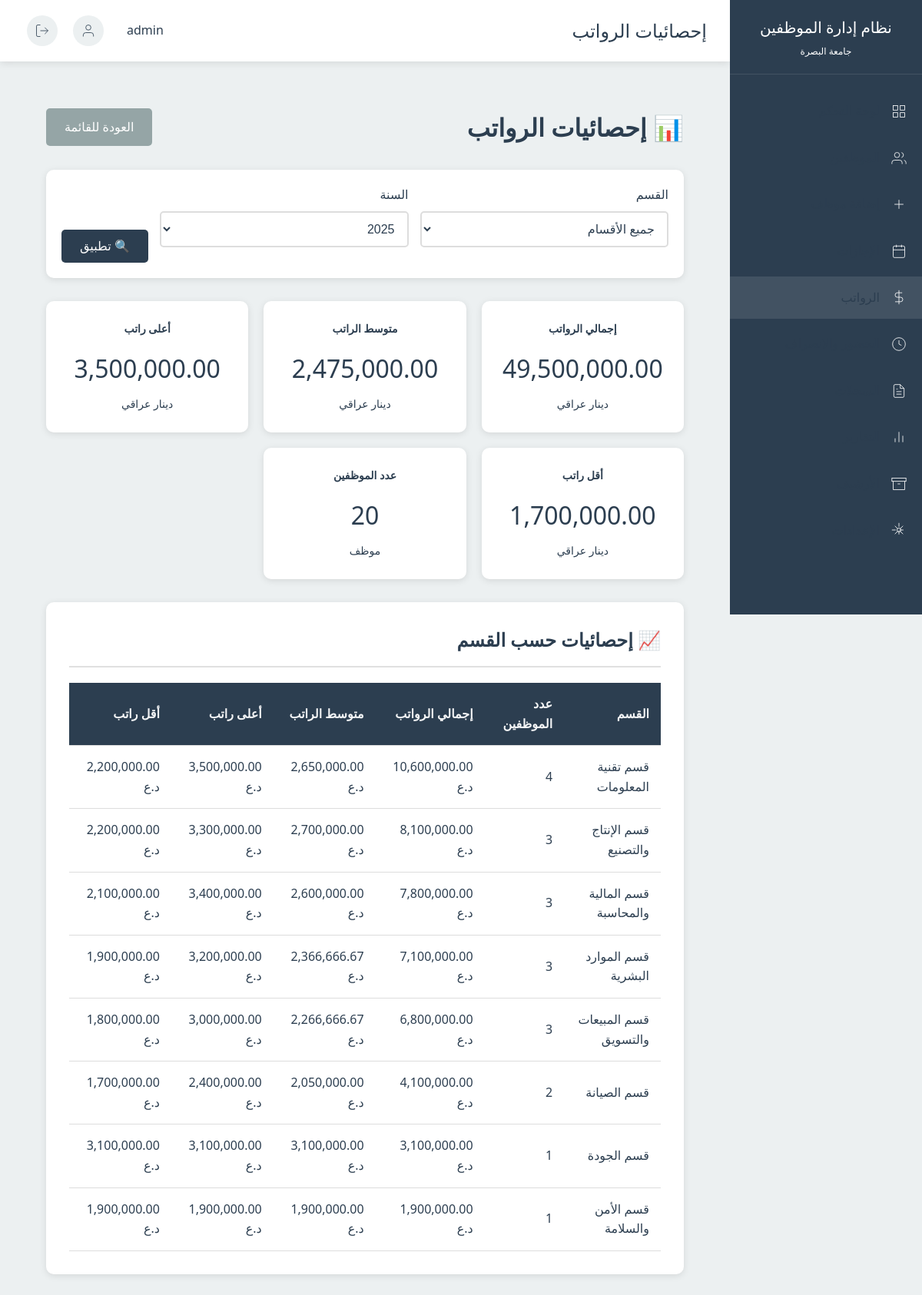
Page /admin/salaries/statistics.php (signed in) on the committed database.
### tables this page shows
CREATE TABLE IF NOT EXISTS departments (
    id INT AUTO_INCREMENT PRIMARY KEY,
    name VARCHAR(100) NOT NULL UNIQUE,
    description TEXT,
    created_at TIMESTAMP DEFAULT CURRENT_TIMESTAMP,
    updated_at TIMESTAMP DEFAULT CURRENT_TIMESTAMP ON UPDATE CURRENT_TIMESTAMP
);

### includes/functions.php (called while the page is built, shortened)
<?php
function getSalaryStatistics($department_id = null) {
    $db = getDB();
    $where = "WHERE e.status = 'active'";
    $params = [];
    $sql = "SELECT
            COUNT(*) as total_employees,
            SUM(e.salary) as total_salary,
            AVG(e.salary) as avg_salary,
            MAX(e.salary) as max_salary,
            MIN(e.salary) as min_salary
            FROM employees e
            $where";
    $stmt = $db->prepare($sql);
    $stmt->execute($params);
    return $stmt->fetch(PDO::FETCH_ASSOC);
}

### admin/salaries/statistics.php (the view, shortened to what this page needs)
<?php
require_once __DIR__ . '/../../includes/functions.php';
$db = getDB();
try {
    $db->query("SELECT 1 FROM salary_history LIMIT 1");
} catch (PDOException $e) {
    try {
        $db->exec("CREATE TABLE IF NOT EXISTS salary_history (
            id INT AUTO_INCREMENT PRIMARY KEY,
            employee_id INT NOT NULL,
            old_salary DECIMAL(10, 2) NULL,
            new_salary DECIMAL(10, 2) NOT NULL,
            change_type ENUM('increase', 'decrease', 'initial', 'adjustment') DEFAULT 'adjustment',
            change_amount DECIMAL(10, 2) NULL,
            change_percentage DECIMAL(5, 2) NULL,
            effective_date DATE NOT NULL,
            reason TEXT,
            notes TEXT,
            created_by INT NULL,
            created_at TIMESTAMP DEFAULT CURRENT_TIMESTAMP,
            FOREIGN KEY (employee_id) REFERENCES employees(id) ON DELETE CASCADE,
            FOREIGN KEY (created_by) REFERENCES users(id) ON DELETE SET NULL,
            INDEX idx_employee_id (employee_id),
            INDEX idx_effective_date (effective_date),
            INDEX idx_change_type (change_type),
            INDEX idx_created_at (created_at)
        ) ENGINE=InnoDB DEFAULT CHARSET=utf8mb4 COLLATE=utf8mb4_unicode_ci");
    } catch (PDOException $create_error) {
    }
}
$department_id = isset($_GET['department_id']) ? (int)$_GET['department_id'] : 0;
$year = isset($_GET['year']) ? (int)$_GET['year'] : date('Y');
$stats = getSalaryStatistics($department_id ?: null);
$stmt = $db->query("SELECT d.id, d.name,
                   COUNT(e.id) as employee_count,
                   SUM(e.salary) as total_salary,
                   AVG(e.salary) as avg_salary,
                   MAX(e.salary) as max_salary,
                   MIN(e.salary) as min_salary
                   FROM departments d
                   LEFT JOIN employees e ON d.id = e.department_id AND e.status = 'active'
                   GROUP BY d.id, d.name
                   ORDER BY total_salary DESC");
$dept_stats = $stmt->fetchAll();
include __DIR__ . '/../../includes/header.php';
?>
<div class="stats-container">
    <div style="display: flex; justify-content: space-between; align-items: center; margin-bottom: 30px; flex-wrap: wrap; gap: 15px;">
        <h1>📊 إحصائيات الرواتب</h1>
        <a href="index.php" class="btn btn-secondary">العودة للقائمة</a>
    </div>
    <div class="filters-bar">
        <form method="GET" style="display: flex; gap: 15px; flex-wrap: wrap; align-items: flex-end;">
            <div class="form-group" style="flex: 1; min-width: 200px;">
                <label>القسم</label>
                <select name="department_id" class="form-control">
                    <option value="0">جميع الأقسام</option>
                </select>
            </div>
            <div class="form-group" style="flex: 1; min-width: 150px;">
                <label>السنة</label>
                <select name="year" class="form-control">
                    <?php for ($y = date('Y'); $y >= date('Y') - 5; $y--): ?>
                        <option value="<?php echo $y; ?>" <?php echo $year == $y ? 'selected' : ''; ?>>
                            <?php echo $y; ?>
                        </option>
                    <?php endfor; ?>
                </select>
            </div>
            <div>
                <button type="submit" class="btn btn-primary">🔍 تطبيق</button>
            </div>
        </form>
    </div>
    <div class="stats-grid">
        <div class="stat-card">
            <h3>إجمالي الرواتب</h3>
            <div class="value"><?php echo number_format($stats['total_salary'] ?? 0, 2); ?></div>
            <div class="sub-value">دينار عراقي</div>
        </div>
        <div class="stat-card">
            <h3>متوسط الراتب</h3>
            <div class="value"><?php echo number_format($stats['avg_salary'] ?? 0, 2); ?></div>
            <div class="sub-value">دينار عراقي</div>
        </div>
        <div class="stat-card">
            <h3>أعلى راتب</h3>
            <div class="value"><?php echo number_format($stats['max_salary'] ?? 0, 2); ?></div>
            <div class="sub-value">دينار عراقي</div>
        </div>
        <div class="stat-card">
            <h3>أقل راتب</h3>
            <div class="value"><?php echo number_format($stats['min_salary'] ?? 0, 2); ?></div>
            <div class="sub-value">دينار عراقي</div>
        </div>
        <div class="stat-card">
            <h3>عدد الموظفين</h3>
            <div class="value"><?php echo $stats['total_employees'] ?? 0; ?></div>
            <div class="sub-value">موظف</div>
        </div>
    </div>
    <div class="chart-section">
        <h2>📈 إحصائيات حسب القسم</h2>
        <div class="table-responsive">
            <table class="table">
                <thead>
                    <tr>
                        <th>القسم</th>
                        <th>عدد الموظفين</th>
                        <th>إجمالي الرواتب</th>
                        <th>متوسط الراتب</th>
                        <th>أعلى راتب</th>
                        <th>أقل راتب</th>
                    </tr>
                </thead>
                <tbody>
                    <?php foreach ($dept_stats as $dept): ?>
                        <tr>
                            <td><strong><?php echo htmlspecialchars($dept['name']); ?></strong></td>
                            <td><?php echo $dept['employee_count'] ?? 0; ?></td>
                            <td><?php echo number_format($dept['total_salary'] ?? 0, 2); ?> د.ع</td>
                            <td><?php echo number_format($dept['avg_salary'] ?? 0, 2); ?> د.ع</td>
                            <td><?php echo number_format($dept['max_salary'] ?? 0, 2); ?> د.ع</td>
                            <td><?php echo number_format($dept['min_salary'] ?? 0, 2); ?> د.ع</td>
                        </tr>
                    <?php endforeach; ?>
                </tbody>
            </table>
        </div>
    </div>
</div>
<?php include __DIR__ . '/../../includes/footer.php'; ?>

### admin/salaries/statistics.php (style rules this page uses)
.stats-container { padding: 30px; }
.stats-grid { display: grid; grid-template-columns: repeat(auto-fit, minmax(250px, 1fr)); gap: 20px; margin-bottom: 30px; }
.stat-card { background: white; padding: 25px; border-radius: 10px; box-shadow: 0 2px 10px rgba(0,0,0,0.1); text-align: center; transition: transform 0.3s; }
.stat-card h3 { color: #666; font-size: 14px; margin-bottom: 15px; }
.stat-card .value { font-size: 32px; font-weight: bold; color: var(--primary-color); margin-bottom: 10px; }
.stat-card .sub-value { color: #999; font-size: 14px; }
.chart-section { background: white; padding: 30px; border-radius: 10px; box-shadow: 0 2px 10px rgba(0,0,0,0.1); margin-bottom: 30px; }
.chart-section h2 { color: var(--primary-color); margin-bottom: 20px; padding-bottom: 15px; border-bottom: 2px solid #e0e0e0; }
.filters-bar { background: white; padding: 20px; border-radius: 10px; margin-bottom: 30px; box-shadow: 0 2px 10px rgba(0,0,0,0.1); }
.table-responsive { overflow-x: auto; }

### rows in the picture
departments: name "قسم تقنية المعلومات", employee_count "4", total_salary "10,600,000.00", avg_salary "2,650,000.00", max_salary "3,500,000.00", min_salary "2,200,000.00"
departments: name "قسم الإنتاج والتصنيع", employee_count "3", total_salary "8,100,000.00", avg_salary "2,700,000.00", max_salary "3,300,000.00", min_salary "2,200,000.00"
departments: name "قسم المالية والمحاسبة", employee_count "3", total_salary "7,800,000.00", avg_salary "2,600,000.00", max_salary "3,400,000.00", min_salary "2,100,000.00"
departments: name "قسم الموارد البشرية", employee_count "3", total_salary "7,100,000.00", avg_salary "2,366,666.67", max_salary "3,200,000.00", min_salary "1,900,000.00"
departments: name "قسم المبيعات والتسويق", employee_count "3", total_salary "6,800,000.00", avg_salary "2,266,666.67", max_salary "3,000,000.00", min_salary "1,800,000.00"
departments: name "قسم الصيانة", employee_count "2", total_salary "4,100,000.00", avg_salary "2,050,000.00", max_salary "2,400,000.00", min_salary "1,700,000.00"
departments: name "قسم الجودة", employee_count "1", total_salary "3,100,000.00", avg_salary "3,100,000.00", max_salary "3,100,000.00", min_salary "3,100,000.00"
departments: name "قسم الأمن والسلامة", employee_count "1", total_salary "1,900,000.00", avg_salary "1,900,000.00", max_salary "1,900,000.00", min_salary "1,900,000.00"

### other values in the picture
SITE_NAME "نظام إدارة الموظفين"
$page_title "إحصائيات الرواتب"
$_SESSION['username'] "admin"
$stats['total_salary'] "49,500,000.00"
$stats['avg_salary'] "2,475,000.00"
$stats['max_salary'] "3,500,000.00"
$stats['min_salary'] "1,700,000.00"
$stats['total_employees'] "20"
form field year "2025"
